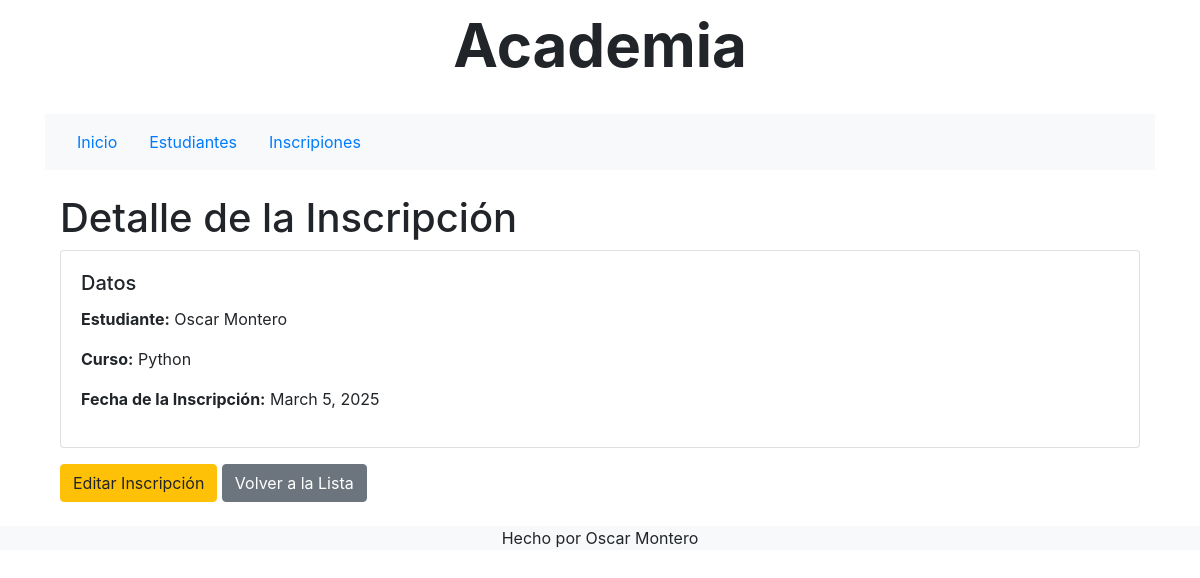
The page /inscripciones/4/ on the database its author committed.
### academia/models.py (models this page shows, shortened)
class Inscripcion(models.Model):
    estudiante = models.ForeignKey(Estudiante, on_delete=models.CASCADE)
    curso = models.ForeignKey(Curso, on_delete=models.CASCADE)
    fecha_inscripcion = models.DateField(auto_now_add=True)

class Estudiante(models.Model):
    nombre = models.CharField(max_length=100)
    correo = models.EmailField(unique=True)

class Curso(models.Model):
    nombre = models.CharField(max_length=150)
    descripcion = models.TextField()

### academia/views.py (the view)
# urls.py: path('inscripciones/<int:id>/', views.inscripcion_detail, name='inscripcion_detail'),
def inscripcion_detail(request, id):
    inscripcion = get_object_or_404(Inscripcion, id=id)
    return render(request, 'inscripcion_detail.html', {'inscripcion': inscripcion})

### academia/templates/inscripcion_detail.html
{% extends 'index.html' %}
{% block content %}
<div class="container">
    <h1>Detalle de la Inscripción</h1>
    <div class="card">
        <div class="card-body">
            <h5 class="card-title">Datos</h5>
            <p><strong>Estudiante:</strong> {{ inscripcion.estudiante.nombre }}</p>
            <p><strong>Curso:</strong> {{ inscripcion.curso.nombre }}</p>
            <p><strong>Fecha de la Inscripción:</strong> {{ inscripcion.fecha_inscripcion }}</p>
        </div>
    </div>
    <div class="mt-3">
        <a href="{% url 'inscripcion_edit' inscripcion.id %}" class="btn btn-warning">Editar Inscripción</a>
        <a href="{% url 'inscripcion_list' %}" class="btn btn-secondary">Volver a la Lista</a>
    </div>
</div>
{% endblock %}

### rows shown on the page
Inscripcion: estudiante.nombre "Oscar Montero", curso.nombre "Python", fecha_inscripcion "March 5, 2025"
